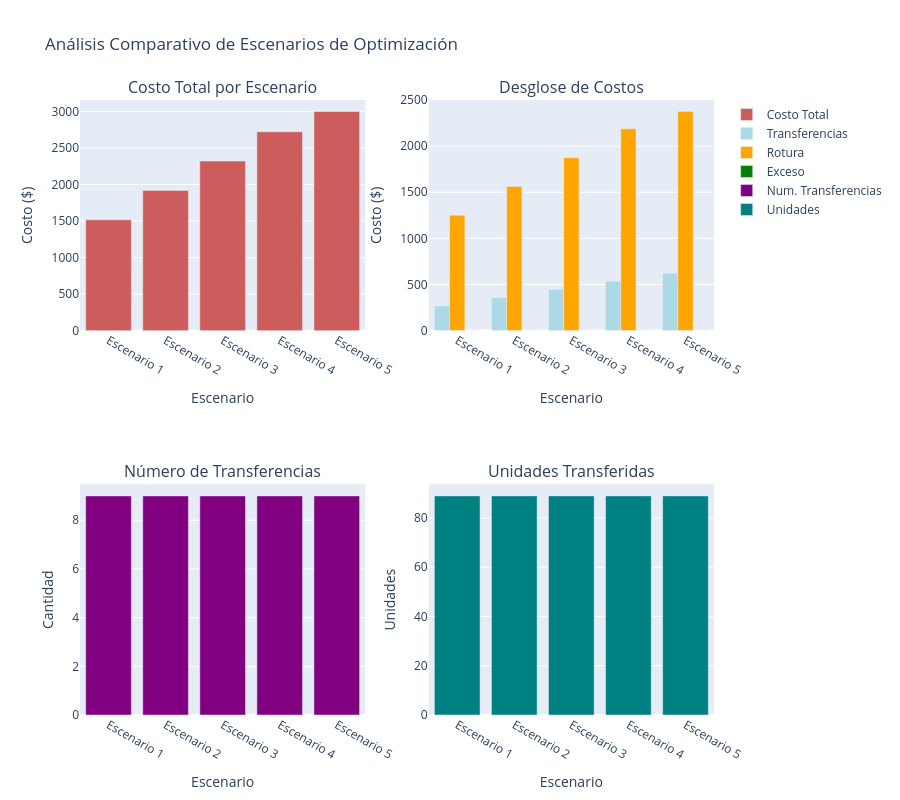

Here is the notebook cell this chart was saved with:
### Code cell
# Visualización comparativa
fig = make_subplots(
    rows=2, cols=2,
    subplot_titles=('Costo Total por Escenario', 
                   'Desglose de Costos',
                   'Número de Transferencias',
                   'Unidades Transferidas'),
    specs=[[{'type': 'bar'}, {'type': 'bar'}],
           [{'type': 'bar'}, {'type': 'bar'}]]
)

# Gráfico 1: Costo Total
fig.add_trace(
    go.Bar(x=comparacion_df['Escenario'], 
           y=comparacion_df['Costo_Total'],
           name='Costo Total',
           marker_color='indianred'),
    row=1, col=1
)

# Gráfico 2: Desglose de costos
escenarios = comparacion_df['Escenario'].tolist()
fig.add_trace(
    go.Bar(x=escenarios, y=comparacion_df['Costo_Transferencias'], 
           name='Transferencias', marker_color='lightblue'),
    row=1, col=2
)
fig.add_trace(
    go.Bar(x=escenarios, y=comparacion_df['Costo_Rotura'], 
           name='Rotura', marker_color='orange'),
    row=1, col=2
)
fig.add_trace(
    go.Bar(x=escenarios, y=comparacion_df['Costo_Exceso'], 
           name='Exceso', marker_color='green'),
    row=1, col=2
)

# Gráfico 3: Número de transferencias
fig.add_trace(
    go.Bar(x=comparacion_df['Escenario'], 
           y=comparacion_df['Num_Transferencias'],
           name='Num. Transferencias',
           marker_color='purple'),
    row=2, col=1
)

# Gráfico 4: Unidades transferidas
fig.add_trace(
    go.Bar(x=comparacion_df['Escenario'], 
           y=comparacion_df['Unidades_Transferidas'],
           name='Unidades',
           marker_color='teal'),
    row=2, col=2
)

fig.update_layout(
    height=800,
    showlegend=True,
    title_text="Análisis Comparativo de Escenarios de Optimización"
)

fig.update_xaxes(title_text="Escenario", row=1, col=1)
fig.update_xaxes(title_text="Escenario", row=1, col=2)
fig.update_xaxes(title_text="Escenario", row=2, col=1)
fig.update_xaxes(title_text="Escenario", row=2, col=2)

fig.update_yaxes(title_text="Costo ($)", row=1, col=1)
fig.update_yaxes(title_text="Costo ($)", row=1, col=2)
fig.update_yaxes(title_text="Cantidad", row=2, col=1)
fig.update_yaxes(title_text="Unidades", row=2, col=2)

fig.show()

### Figure 1 — Plotly figure (JSON) as saved in the notebook; plotly's stock layout.template omitted (floating-point values rounded to 4 significant figures)
{"data": [{"marker": {"color": "indianred"}, "name": "Costo Total", "type": "bar", "x": ["Escenario 1", "Escenario 2", "Escenario 3", "Escenario 4", "Escenario 5"], "xaxis": "x", "y": [1517.0, 1918.0, 2320.0, 2721.0, 2998.0], "yaxis": "y"}, {"marker": {"color": "lightblue"}, "name": "Transferencias", "type": "bar", "x": ["Escenario 1", "Escenario 2", "Escenario 3", "Escenario 4", "Escenario 5"], "xaxis": "x2", "y": [267, 356, 445, 534, 623], "yaxis": "y2"}, {"marker": {"color": "orange"}, "name": "Rotura", "type": "bar", "x": ["Escenario 1", "Escenario 2", "Escenario 3", "Escenario 4", "Escenario 5"], "xaxis": "x2", "y": [1250.0, 1562.0, 1875.0, 2187.0, 2375.0], "yaxis": "y2"}, {"marker": {"color": "green"}, "name": "Exceso", "type": "bar", "x": ["Escenario 1", "Escenario 2", "Escenario 3", "Escenario 4", "Escenario 5"], "xaxis": "x2", "y": [0, 0, 0, 0, 0], "yaxis": "y2"}, {"marker": {"color": "purple"}, "name": "Num. Transferencias", "type": "bar", "x": ["Escenario 1", "Escenario 2", "Escenario 3", "Escenario 4", "Escenario 5"], "xaxis": "x3", "y": [9, 9, 9, 9, 9], "yaxis": "y3"}, {"marker": {"color": "teal"}, "name": "Unidades", "type": "bar", "x": ["Escenario 1", "Escenario 2", "Escenario 3", "Escenario 4", "Escenario 5"], "xaxis": "x4", "y": [89, 89, 89, 89, 89], "yaxis": "y4"}], "layout": {"annotations": [{"font": {"size": 16}, "showarrow": false, "text": "Costo Total por Escenario", "x": 0.225, "xanchor": "center", "xref": "paper", "y": 1, "yanchor": "bottom", "yref": "paper"}, {"font": {"size": 16}, "showarrow": false, "text": "Desglose de Costos", "x": 0.775, "xanchor": "center", "xref": "paper", "y": 1, "yanchor": "bottom", "yref": "paper"}, {"font": {"size": 16}, "showarrow": false, "text": "Número de Transferencias", "x": 0.225, "xanchor": "center", "xref": "paper", "y": 0.375, "yanchor": "bottom", "yref": "paper"}, {"font": {"size": 16}, "showarrow": false, "text": "Unidades Transferidas", "x": 0.775, "xanchor": "center", "xref": "paper", "y": 0.375, "yanchor": "bottom", "yref": "paper"}], "height": 800, "showlegend": true, "title": {"text": "Análisis Comparativo de Escenarios de Optimización"}, "xaxis": {"anchor": "y", "domain": [0, 0.45], "title": {"text": "Escenario"}}, "xaxis2": {"anchor": "y2", "domain": [0.55, 1], "title": {"text": "Escenario"}}, "xaxis3": {"anchor": "y3", "domain": [0, 0.45], "title": {"text": "Escenario"}}, "xaxis4": {"anchor": "y4", "domain": [0.55, 1], "title": {"text": "Escenario"}}, "yaxis": {"anchor": "x", "domain": [0.625, 1], "title": {"text": "Costo ($)"}}, "yaxis2": {"anchor": "x2", "domain": [0.625, 1], "title": {"text": "Costo ($)"}}, "yaxis3": {"anchor": "x3", "domain": [0, 0.375], "title": {"text": "Cantidad"}}, "yaxis4": {"anchor": "x4", "domain": [0, 0.375], "title": {"text": "Unidades"}}}}
